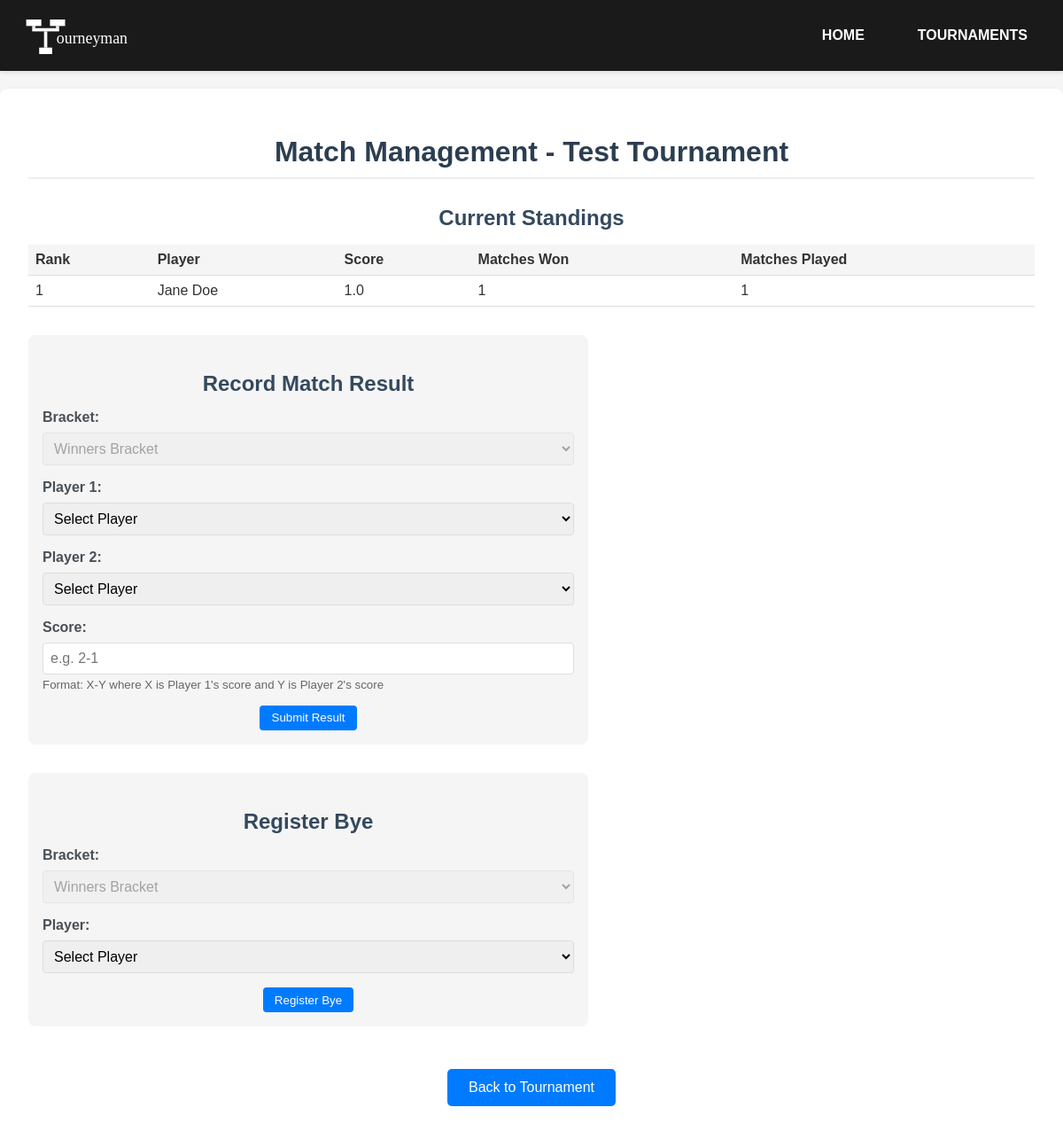
Screenshot of /tournaments/1738739105517/match_management with the database file from the repository.
### app.py (models this page shows, shortened)
class Tournament(db.Model):
    id = db.Column(db.Integer, primary_key=True)
    tournament_id = db.Column(db.Integer, nullable=False, unique=True)
    name = db.Column(db.String(100), nullable=False)
    tFormat = db.Column(db.String(80), nullable=False)
    status = db.Column(db.String(20), nullable=False, default='PENDING')  # PENDING, ACTIVE, COMPLETED
    start_date = db.Column(db.DateTime, nullable=False)
    end_date = db.Column(db.DateTime, nullable=True)
    current_winners_round = db.Column(db.Integer, default=1)
    current_losers_round = db.Column(db.Integer, default=0)  # 0 means no losers bracket yet
    current_round = db.Column(db.Integer, default=1)  # For non-bracket formats
    contestants = db.relationship('Contestant', backref='tournament', lazy=True)
    matches = db.relationship('MatchResult', backref='tournament', lazy=True)
    @property
    def is_elimination_format(self):
        return self.tFormat in [TournamentFormat.SINGLE_ELIMINATION.value, TournamentFormat.DOUBLE_ELIMINATION.value]
    @property
    def is_double_elimination(self):
        return self.tFormat == TournamentFormat.DOUBLE_ELIMINATION.value

class Contestant(db.Model):
    id = db.Column(db.Integer, primary_key=True)
    player = db.Column(db.String(80), nullable=False)
    seed = db.Column(db.Integer, nullable=True)
    tournament_id = db.Column(db.Integer, db.ForeignKey('tournament.tournament_id'), nullable=False)
    score = db.Column(db.Float, default=0.0)
    matches_played = db.Column(db.Integer, default=0)
    matches_won = db.Column(db.Integer, default=0)
    matches_drawn = db.Column(db.Integer, default=0)  # For Swiss/Round Robin
    losses = db.Column(db.Integer, default=0)
    active = db.Column(db.Boolean, default=True)
    status = db.Column(db.String(20), nullable=True)  # Nullable for non-bracket formats
    matches_as_player1 = db.relationship('MatchResult',
                                       foreign_keys='MatchResult.player1_id',
                                       backref='player1_contestant',
                                       lazy=True)
    matches_as_player2 = db.relationship('MatchResult',
                                       foreign_keys='MatchResult.player2_id',
                                       backref='player2_contestant',
                                       lazy=True)
    __table_args__ = (
        db.UniqueConstraint('tournament_id', 'player', name='unique_tournament_player'),
    )

### app.py (the view)
@app.route('/tournaments/<int:tournament_id>/match_management')
def match_management(tournament_id):
    tournament = Tournament.query.filter_by(tournament_id=tournament_id).first_or_404()
    active_players = Contestant.query.filter_by(
        tournament_id=tournament_id,
        active=True
    ).all()
    active_players.sort(key=lambda x: x.player.lower())
    serializable_players = []
    for contestant in active_players:
        serializable_players.append({
            'id': contestant.id,
            'player': contestant.player,
            'status': contestant.status or '',  # Handle None values
            'score': contestant.score,
            'matches_played': contestant.matches_played,
            'matches_won': contestant.matches_won,
            'matches_drawn': contestant.matches_drawn or 0  # Handle None values
        })
    return render_template(
        'match_management.html',
        tournament=tournament,
        active_players=active_players,  # For template rendering
        players=serializable_players,   # For JavaScript
        bracket='winners'  # Default to winners bracket
    )

### templates/match_management.html (shortened to what this page needs)
{% extends "base.html" %}
{% block content %}
<div class="container">
    <h1>Match Management - {{ tournament.name }}</h1>
    {% if tournament.status != 'COMPLETED' %}
    <div class="standings">
        <h2>Current Standings</h2>
        <table>
            <thead>
                <tr>
                    <th>Rank</th>
                    <th>Player</th>
                    <th>Score</th>
                    <th>Matches Won</th>
                    <th>Matches Played</th>
                </tr>
            </thead>
            <tbody>
                {% for player in active_players|sort(attribute='score', reverse=True) %}
                <tr>
                    <td>{{ loop.index }}</td>
                    <td>{{ player.player }}</td>
                    <td>{{ player.score }}</td>
                    <td>{{ player.matches_won }}</td>
                    <td>{{ player.matches_played }}</td>
                </tr>
                {% endfor %}
            </tbody>
        </table>
    </div>
    <div class="match-form">
        <h2>Record Match Result</h2>
        <form action="{{ url_for('submit_result', tournament_id=tournament.tournament_id) }}" method="POST">
            {% if tournament.is_elimination_format %}
            <div class="form-group">
                <label for="bracket">Bracket:</label>
                <select id="bracket" name="bracket" required {% if not tournament.is_double_elimination %}disabled{% endif %}>
                    <option value="winners">Winners Bracket</option>
                </select>
            </div>
            {% endif %}
            <div class="form-group">
                <label for="player1">Player 1:</label>
                <select id="player1" name="player1" required>
                    <option value="">Select Player 1</option>
                </select>
            </div>
            <div class="form-group">
                <label for="player2">Player 2:</label>
                <select id="player2" name="player2" required>
                    <option value="">Select Player 2</option>
                </select>
            </div>
            <div class="form-group">
                <label for="score">Score:</label>
                <input type="text" id="score" name="score" required pattern="\d+-\d+" placeholder="e.g. 2-1">
                <small>Format: X-Y where X is Player 1's score and Y is Player 2's score</small>
            </div>
            <button type="submit">Submit Result</button>
        </form>
    </div>
    {% if tournament.is_elimination_format %}
    <div class="bye-form">
        <h2>Register Bye</h2>
        <form action="{{ url_for('register_bye_route', tournament_id=tournament.tournament_id) }}" method="POST">
            <div class="form-group">
                <label for="bye-bracket">Bracket:</label>
                <select id="bye-bracket" name="bracket" required {% if not tournament.is_double_elimination %}disabled{% endif %}>
                    <option value="winners">Winners Bracket</option>
                </select>
            </div>
            <div class="form-group">
                <label for="bye-player">Player:</label>
                <select id="bye-player" name="player" required>
                    <option value="">Select Player</option>
                </select>
            </div>
            <button type="submit">Register Bye</button>
        </form>
    </div>
    {% endif %}
    {% endif %}
    <div class="actions">
        <a href="{{ url_for('tournament_details', tournament_id=tournament.tournament_id) }}" class="link">Back to Tournament</a>
    </div>
</div>
{% endblock %}

### static/css/style.css (style rules this page uses)
body { font-family: Arial, sans-serif; margin: 0; padding-top: 100px; background-color: #f5f5f5; color: #333; }
.container { max-width: 1200px; margin: 0 auto; padding: 40px 20px; background-color: white; border-radius: 8px; box-shadow: 0 2px 4px rgba(0, 0, 0, 0.1); text-align: center; }
h1 { color: #2c3e50; margin-bottom: 30px; padding-bottom: 10px; border-bottom: 2px solid #eee; }
h2 { color: #34495e; margin: 25px 0 15px; }
.button, .link { display: inline-block; margin: 10px; padding: 12px 24px; background-color: #007BFF; color: white; text-decoration: none; border-radius: 5px; border: none; cursor: pointer; transition: background-color 0.2s; }
.form-group { margin-bottom: 1em; width: 100%; text-align: left; }
.form-group label { display: block; margin-bottom: 5px; color: #495057; font-weight: bold; }
.form-group input, .form-group select { max-width: 100%; box-sizing: border-box; width: 100%; padding: 10px; border: 1px solid #ced4da; border-radius: 4px; font-size: 16px; }

### templates/match_management.html (style rules this page uses)
.container { max-width: 1200px; margin: 0 auto; padding: 2em; }
.standings { margin-bottom: 2em; }
.match-form, .bye-form { max-width: 600px; margin: 2em 0; padding: 1em; background-color: #f5f5f5; border-radius: 8px; }
.form-group { margin-bottom: 1em; }
.form-group label { display: block; margin-bottom: 0.5em; }
.form-group select, .form-group input[type="text"] { width: 100%; padding: 0.5em; border: 1px solid #ddd; border-radius: 4px; }
small { display: block; color: #666; margin-top: 0.25em; }
table { width: 100%; border-collapse: collapse; margin: 1em 0; }
th, td { padding: 8px; text-align: left; border-bottom: 1px solid #ddd; }
th { background-color: #f5f5f5; }
.actions { margin-top: 2em; }
button { padding: 0.5em 1em; background-color: #007bff; color: white; border: none; border-radius: 4px; cursor: pointer; }
.link { display: inline-block; margin-top: 1em; color: white; text-decoration: none; }

### rows the page displays
Tournament: name "Test Tournament", bracket "Winners Bracket"
Contestant: player "Jane Doe", score "1.0", matches_won "1", matches_played "1"
